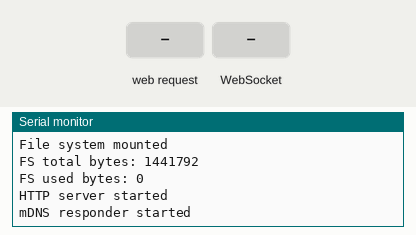
Recording of a sketch running on a simulated ESP8266 (NodeMCU). On the bench: the last lines printed to the serial monitor. The test bench sets the inputs (shaded band). Storage starts empty.

Above: at 2.2 s.
2.3 s: HTTP request GET / received
At 2.9 s:
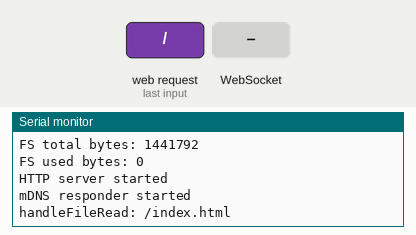
3.8 s: WebSocket text "#" received
At 5.0 s:
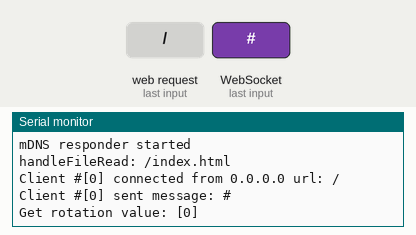
5.3 s: HTTP request GET /list?dir=1 received
At 6.3 s:
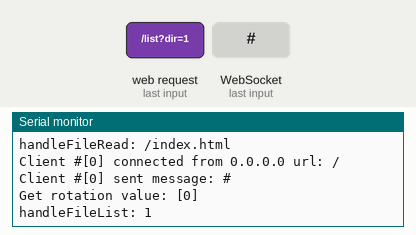
6.8 s: WebSocket text "5" received
At 7.5 s:
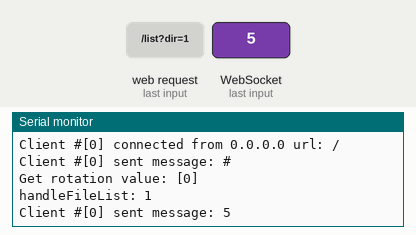

Measured:
- after the input at 2.3 s, the serial monitor: prints a new line at once (image 1)
- after the input at 3.8 s, the serial monitor: prints a new line at once (image 2)
- after the input at 5.3 s, the serial monitor: prints a new line at once (image 3)
- after the input at 6.8 s, the serial monitor: prints a new line at once (image 4)

The sketch:

ESP8266FSWebServer.ino
```cpp
/*
Angelo Casalini 2016
*/

#include <FS.h>

#include <Arduino.h>
#include <ESP8266WiFi.h>
#include <DNSServer.h>
#include <ESP8266mDNS.h>
#include <ESP8266WebServer.h>
#include <WebSocketsServer.h>
#include <Hash.h>

//WebSokets
WebSocketsServer webSocket = WebSocketsServer(81);

//Access point Wifi
/* TODO: spostare in un file di configurazione nel file system? */
const char *ssid = "fablabparma";
const char *password = "fablabparma";
IPAddress apIP(192, 168, 100, 1);

//Web Server
ESP8266WebServer server(80);

//DNS
const byte        DNS_PORT = 53;
DNSServer         dnsServer;

//mDNS
/* hostname for mDNS. Should work at least on windows. Try http://esp8266.local */
const char *myHostname = "esp8266";

//format bytes
String formatBytes(size_t bytes){
  if (bytes < 1024){
    return String(bytes)+"B";
  } else if(bytes < (1024 * 1024)){
    return String(bytes/1024.0)+"KB";
  } else if(bytes < (1024 * 1024 * 1024)){
    return String(bytes/1024.0/1024.0)+"MB";
  } else {
    return String(bytes/1024.0/1024.0/1024.0)+"GB";
  }
}

String getContentType(String filename){
  if(server.hasArg("download")) return "application/octet-stream";
  else if(filename.endsWith(".htm")) return "text/html";
  else if(filename.endsWith(".html")) return "text/html";
  else if(filename.endsWith(".css")) return "text/css";
  else if(filename.endsWith(".js")) return "application/javascript";
  else if(filename.endsWith(".png")) return "image/png";
  else if(filename.endsWith(".gif")) return "image/gif";
  else if(filename.endsWith(".jpg")) return "image/jpeg";
  else if(filename.endsWith(".ico")) return "image/x-icon";
  else if(filename.endsWith(".xml")) return "text/xml";
  else if(filename.endsWith(".pdf")) return "application/x-pdf";
  else if(filename.endsWith(".zip")) return "application/x-zip";
  else if(filename.endsWith(".gz")) return "application/x-gzip";
  return "text/plain";
}

void handleFileList() {
  if(!server.hasArg("dir")) {server.send(500, "text/plain", "BAD ARGS"); return;}

  String path = server.arg("dir");
  Serial.println("handleFileList: " + path);
  Dir dir = SPIFFS.openDir(path);
  path = String();

  String output = "[";
  while(dir.next()){
    File entry = dir.openFile("r");
    if (output != "[") output += ',';
    bool isDir = false;
    output += "{\"type\":\"";
    output += (isDir)?"dir":"file";
    output += "\",\"name\":\"";
    output += String(entry.name()).substring(1);
    output += "\"}";
    entry.close();
  }

  output += "]";
  server.send(200, "text/json", output);
}

bool handleFileRead(String path){
  Serial.println("handleFileRead: " + path);
  if(path.endsWith("/")) path += "index.html";
  String contentType = getContentType(path);
  String pathWithGz = path + ".gz";
  if(SPIFFS.exists(pathWithGz) || SPIFFS.exists(path)){
    if(SPIFFS.exists(pathWithGz))
      path += ".gz";
    File file = SPIFFS.open(path, "r");
    size_t sent = server.streamFile(file, contentType);
    file.close();
    return true;
  }
  return false;
}

void setupAccessPoint(){
  //setup della modalità access point
  Serial.print("Configuring access point with SSID ");
  Serial.println(ssid);

  WiFi.mode(WIFI_AP);
  WiFi.softAPConfig(apIP, apIP, IPAddress(255, 255, 255, 0));
  WiFi.softAP(ssid, password);

  IPAddress ip = WiFi.softAPIP();
  Serial.print("AP IP address: ");
  Serial.println(ip);
  }

void printFSInfo(){
  FSInfo fsinfo;
  if(SPIFFS.info(fsinfo)){
    Serial.print("FS total bytes: ");
    Serial.println(fsinfo.totalBytes);
    Serial.print("FS used bytes: ");
    Serial.println(fsinfo.usedBytes);
  }
}

void setupFileSystem(){
  //file system
  if(!SPIFFS.begin()){
    Serial.println("Failed to mount file system");
  }
  else {
    Serial.println("File system mounted");
    printFSInfo();
    Dir dir = SPIFFS.openDir("/");
    while (dir.next()) {
      String fileName = dir.fileName();
      size_t fileSize = dir.fileSize();
      Serial.printf("FS File: %s, size: %s\n", fileName.c_str(), formatBytes(fileSize).c_str());
    }
    Serial.printf("\n");
  }
}

void setupDNS(){
  //DNS
  // if DNSServer is started with "*" for domain name, it will reply with
  // provided IP to all DNS request
  dnsServer.start(DNS_PORT, "*", apIP);

  // Setup MDNS responder
  if (!MDNS.begin(myHostname)) {
    Serial.println("Error setting up MDNS responder!");
  } else {
    Serial.println("mDNS responder started");
    // Add service to MDNS-SD
    MDNS.addService("http", "tcp", 80);
    MDNS.addService("ws", "tcp", 81);
  }
}

void setupWebServer(){
  //list directory
  server.on("/list", HTTP_GET, handleFileList);
  //home page
  server.on("/", HTTP_GET, [](){
    if(!handleFileRead("/index.html")) server.send(404, "text/plain", "FileNotFound");
  });

  server.begin();
  Serial.println("HTTP server started");
}

void webSocketEvent(uint8_t num, WStype_t type, uint8_t * payload, size_t lenght) {

    switch(type) {
        case WStype_DISCONNECTED:
            Serial.printf("[%u] Disconnected!\r\n", num);
            break;
        case WStype_CONNECTED: {
            IPAddress ip = webSocket.remoteIP(num);
            Serial.printf("Client #[%u] connected from %d.%d.%d.%d url: %s\r\n", num, ip[0], ip[1], ip[2], ip[3], payload);

            // send message to client
            webSocket.sendTXT(num, "Connected");
        }
            break;
        case WStype_TEXT:
            Serial.printf("Client #[%u] sent message: %s\r\n", num, payload);

            if(payload[0] == '#') {
                // we get rotation data
                // decode rotation data
                uint32_t rotation = (uint32_t) strtol((const char *) &payload[1], NULL, 16);

                Serial.printf("Get rotation value: [%u]\r\n", rotation);
            }

            break;
    }

}

void setupWebSockets(){
  // start webSocket server
  webSocket.begin();
  webSocket.onEvent(webSocketEvent);
}

void setup() {
  delay(1000);
  Serial.begin(115200);
  Serial.println();

  setupAccessPoint();
  setupFileSystem();
  setupWebServer();
  setupWebSockets();
  setupDNS();
}

void loop() {
  dnsServer.processNextRequest();
  server.handleClient();
  webSocket.loop();
}
```
